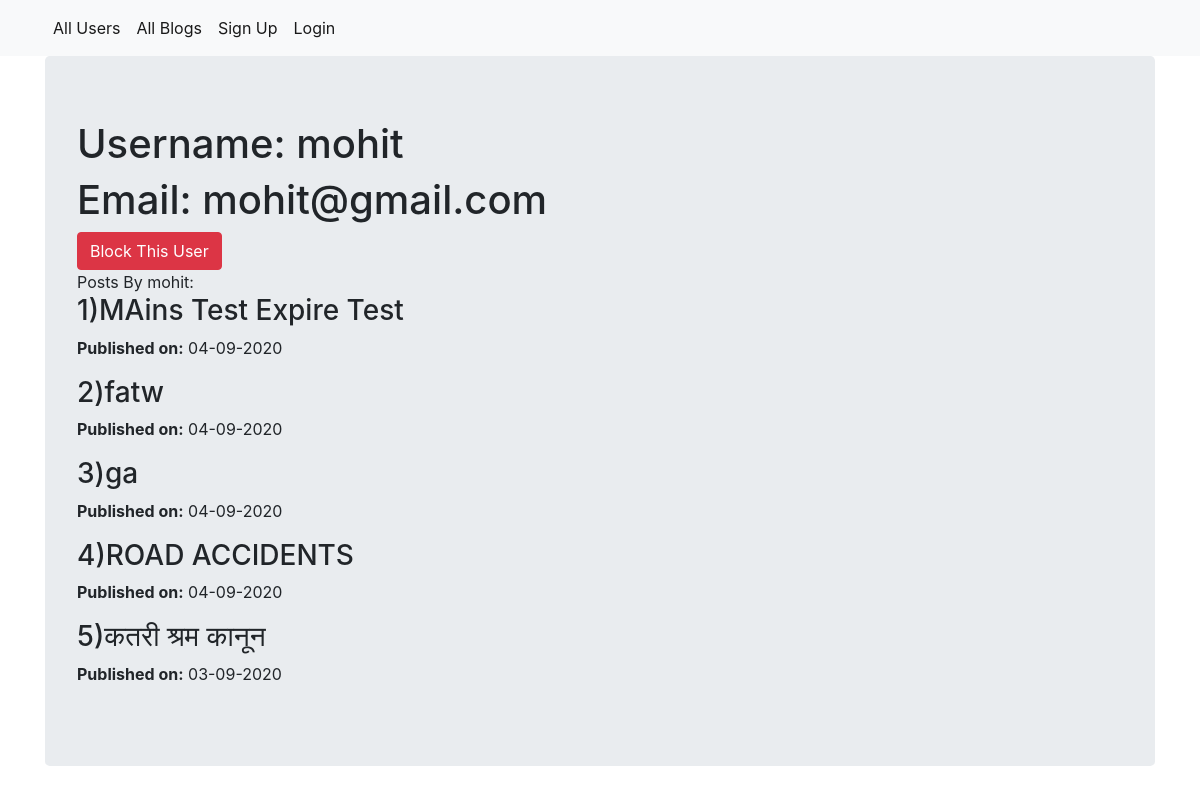
Page /user/3/ on the earlier database version.
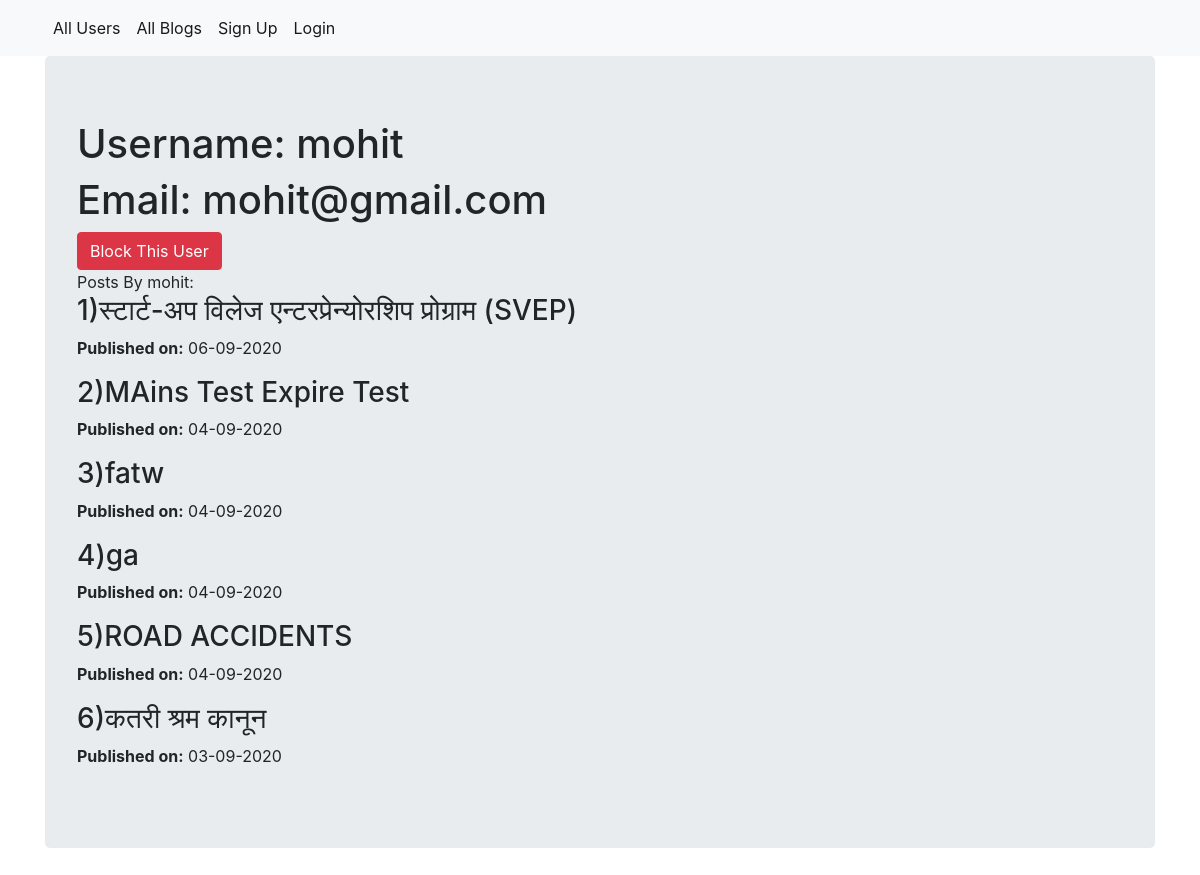
Same page on the later database version.
### blog/models.py (models this page shows, shortened)
class Post(models.Model):
    post_banner = models.ImageField(upload_to='images/')
    author = models.ForeignKey(CustomUser,related_name='posts',on_delete=models.CASCADE)
    title = models.CharField(max_length=250)
    text = models.TextField()
    date_created = models.DateTimeField(default=timezone.now)
    liked_by = models.ManyToManyField('CustomUser',related_name='liked_by',blank=True)
    class Meta:
        ordering = ['-date_created']

### blog/views.py (the view)
# urls.py: path('user/<pk>/',views.UserDetailView.as_view(),name='user_details'),
class UserDetailView(DetailView):
    model = CustomUser

### blog/templates/blog/customuser_detail.html (shortened to what this page needs)
{% extends 'blog/base.html' %}
{% block content %}
<div class="container" >
    <div class="jumbotron">
    <h1>Username: {{ customuser.username }}</h1>
    <h1>Email: {{ customuser.email }} </h1>
        {% ifequal customuser user %}
        {%else%}
        {% if customuser in user.blocked.all %}
        <p style="color:red"> {{ customuser.username }} is in your Block List</p>
        <form method="post" action="{% url 'blog:unblock_user' pk=customuser.pk %}">
        {% csrf_token %}
            <input class="btn btn-warning" type="submit" value="Unblock User">
        </form>
        {% else %}
        <form method="post" action="{% url 'blog:block_user' pk=customuser.pk %}">
            <input  class="btn btn-danger" type="submit" value="Block This User">
        </form>
        {% endif %}
        {% endifequal %}
        <div class="form-group">
            Posts By {{customuser.username}}:
            {% for post in customuser.posts.all %}
            <h3>{{forloop.counter}}){{ post.title|safe }}</h3>
            <p class="text-justify"><strong>Published on:</strong> {{ post.date_created|date:"d-m-Y" }}</p>
            {% endfor %}
        </div>
    </div>
</div>
{% endblock %}

Differences in the rows shown:
added Post: title "स्टार्ट-अप विलेज एन्टरप्रेन्योरशिप प्रोग्राम (SVEP)", date_created "06-09-2020"
